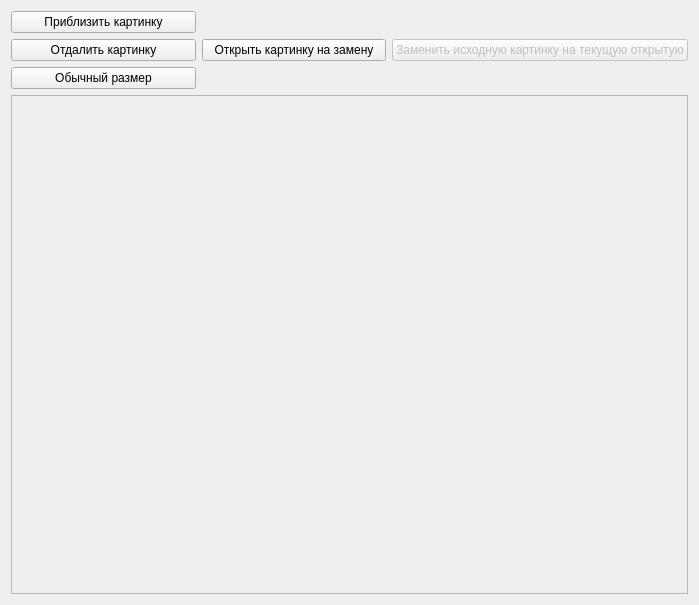
<?xml version="1.0" encoding="UTF-8"?>
<ui version="4.0">
 <class>Form</class>
 <widget class="QWidget" name="Form">
  <property name="geometry">
   <rect>
    <x>0</x>
    <y>0</y>
    <width>699</width>
    <height>605</height>
   </rect>
  </property>
  <property name="windowTitle">
   <string>Form</string>
  </property>
  <layout class="QGridLayout" name="gridLayout">
   <item row="4" column="0">
    <widget class="QPushButton" name="normalSizeZoomBtn">
     <property name="text">
      <string>Обычный размер</string>
     </property>
    </widget>
   </item>
   <item row="3" column="1">
    <widget class="QPushButton" name="openImageButton">
     <property name="text">
      <string>Открыть картинку на замену</string>
     </property>
    </widget>
   </item>
   <item row="2" column="0">
    <widget class="QPushButton" name="zoomInBtn">
     <property name="text">
      <string>Приблизить картинку</string>
     </property>
    </widget>
   </item>
   <item row="3" column="0">
    <widget class="QPushButton" name="zoomOutBtn">
     <property name="text">
      <string>Отдалить картинку</string>
     </property>
    </widget>
   </item>
   <item row="3" column="2">
    <widget class="QPushButton" name="replaceImageButton">
     <property name="enabled">
      <bool>false</bool>
     </property>
     <property name="text">
      <string>Заменить исходную картинку на текущую открытую</string>
     </property>
    </widget>
   </item>
   <item row="5" column="0" colspan="3">
    <widget class="QScrollArea" name="scrollArea">
     <property name="widgetResizable">
      <bool>true</bool>
     </property>
     <widget class="QWidget" name="scrollAreaWidgetContents">
      <property name="geometry">
       <rect>
        <x>0</x>
        <y>0</y>
        <width>675</width>
        <height>476</height>
       </rect>
      </property>
      <widget class="QLabel" name="image">
       <property name="geometry">
        <rect>
         <x>11</x>
         <y>11</y>
         <width>614</width>
         <height>393</height>
        </rect>
       </property>
       <property name="minimumSize">
        <size>
         <width>200</width>
         <height>200</height>
        </size>
       </property>
       <property name="text">
        <string/>
       </property>
      </widget>
     </widget>
    </widget>
   </item>
  </layout>
 </widget>
 <resources/>
 <connections/>
</ui>
